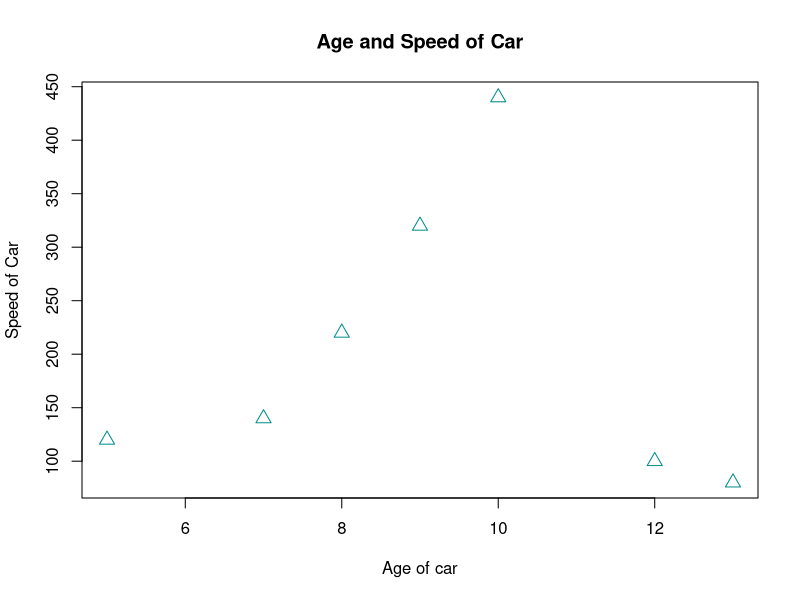
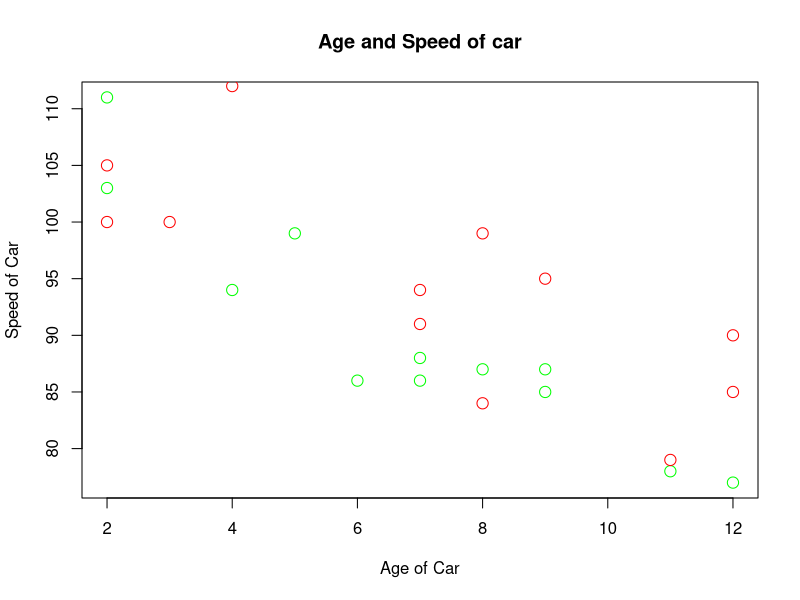

These figures' R source, in order:
m <- c(5,7,8,9,10,12,13)
n <- c(120,140,220,320,440,100,80)

plot(m,n, main = "Age and Speed of Car", xlab = "Age of car", ylab = "Speed of Car", cex = 1.5, pch = 2, col = "darkcyan")

# Draw two plots on the same figure

#day one, the age and speed of car
x1 <- c(5,7,8,7,2,2,9,4,11,12,9,6)
y1 <- c(99,86,87,88,111,103,87,94,78,77,85,86)


#day two, the age and speed of car
x2 <- c(2,2,8,1,15,8,12,9,7,3,11,4,7,14,12)
y2 <- c(100,105,84,105,90,99,90,95,94,100,79,112,91,80,85)


plot(x1,y1, cex = 1.5, col = "green", main = "Age and Speed of car", xlab = "Age of Car", ylab = "Speed of Car")
points(x2,y2, cex = 1.5, col = "red")